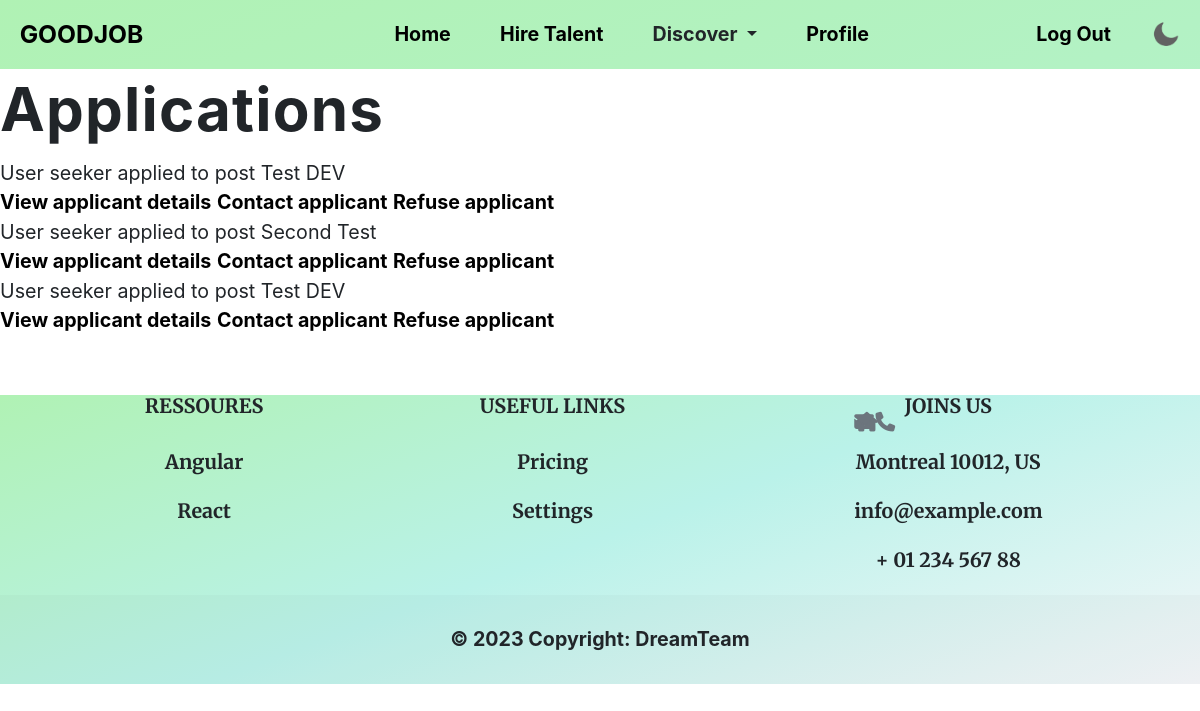
The app's page /applications (signed in) with its own data.
### app/models/user.py (models this page shows)
class Application(db.Model):
    id = db.Column(db.Integer, primary_key=True)
    applicant_name = db.Column(db.String(50))
    author_num = db.Column(db.String(50))
    applicant_resume = db.Column(db.LargeBinary)
    title = db.Column(db.String(50))
    date_applied = db.Column(db.DateTime(timezone=True), default=func.now())
    post_id = db.Column(db.Integer, db.ForeignKey('post.id'), nullable=False)

### app/views/main.py (the view)
@login_required
@main.route('/applications', methods=['GET', 'POST'])
def applications_review():
    applications = Application.query.filter_by(author_num=current_user.id).all()
    post = None  # Initialize post to None
    return render_template('test_apply.html', post=post, applications=applications, user=current_user)

### app/views/main.py (called while the page is built)
@login_required
def get_notifications():
    if current_user:
        notifications = Notification.query.filter_by(user_id=current_user.id).all()
        return notifications
    else:
        return []

@main.context_processor
def inject_notifications():
    notifications = get_notifications()
    return dict(notifications=notifications)

### app/templates/test_apply.html
{% extends "base.html" %}
{% block content %}
  <h1>Applications</h1>
  <ul>
    {% for application in applications %}
      <li>User {{ application['applicant_name'] }} applied to post {{ application['title'] }}</li>
      <a href="/" >View applicant details</a>
      <a href="/contact-applicant/{{ application.applicant_name }}/{{ application.post_id }}">Contact applicant</a>
      <a href="/refuse-applicant/{{ application.applicant_name }}/{{ application.post_id }}">Refuse applicant</a>
    {% endfor %}
  </ul>
{% endblock %}

### app/static/css/main.css (style rules this page uses)
* { margin: 0; text-decoration: none; padding: 0; list-style: none; }
:root { --primary-color: linear-gradient(160deg, #B0F2B4, #BAF2E9, #F4F6F9); --secondary-color: #F8F9FA; --body-fonts: "Helvetica", "Arial", sans-serif; --line-height: 1.5; --background-size: 400% 400%; font-size: calc(16px + (20 - 16) * (100vw - 320px) / (1280 - 320)); }
a { color:black; text-decoration: none; font-weight: bold; }
h1 { font-weight: bold; font-size: 60px; letter-spacing: .02em; line-height: 60pt; }
* { box-sizing: border-box;margin: 0;padding: 0 }

### app/static/css/jobpostings.css (style rules this page uses)
::placeholder { color: #eee; opacity: 1 }

### records on screen
Application: applicant_name "seeker", title "Test DEV"
Application: applicant_name "seeker", title "Second Test"
Application: applicant_name "seeker", title "Test DEV"
